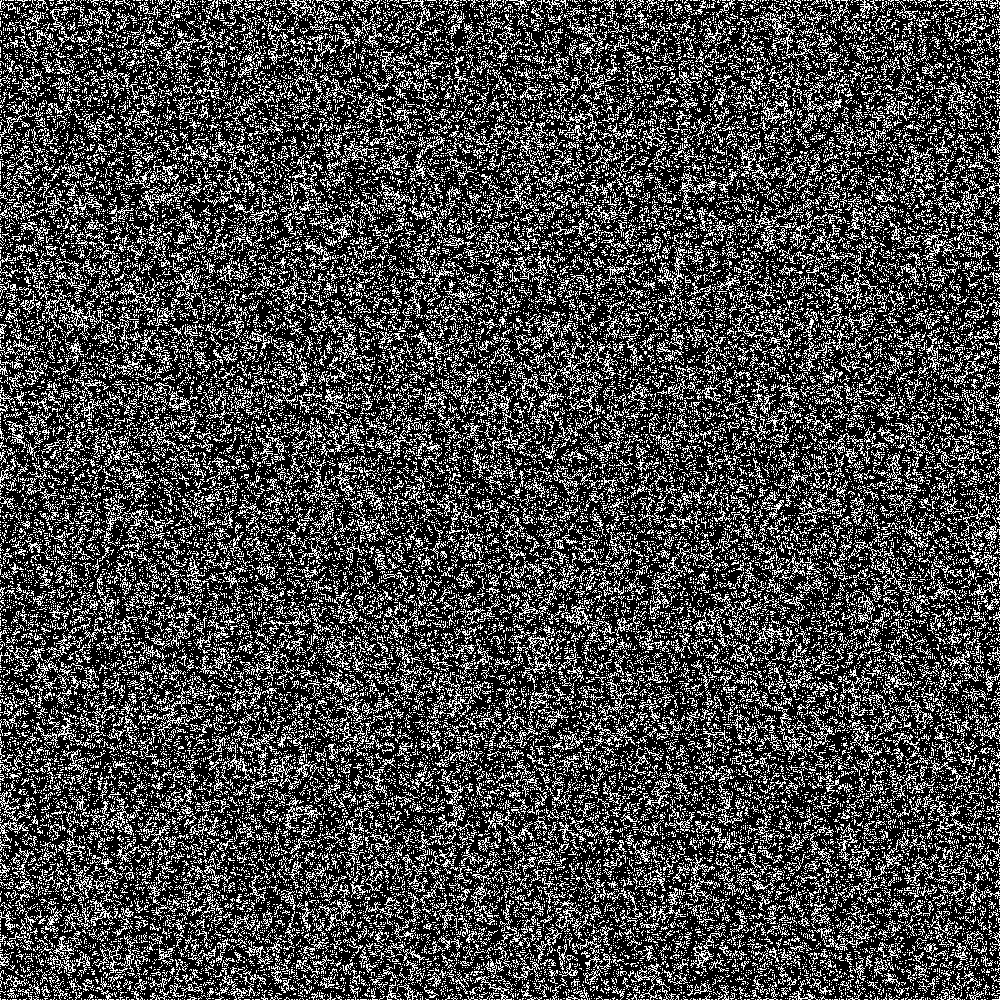
Frame 1 (no input)
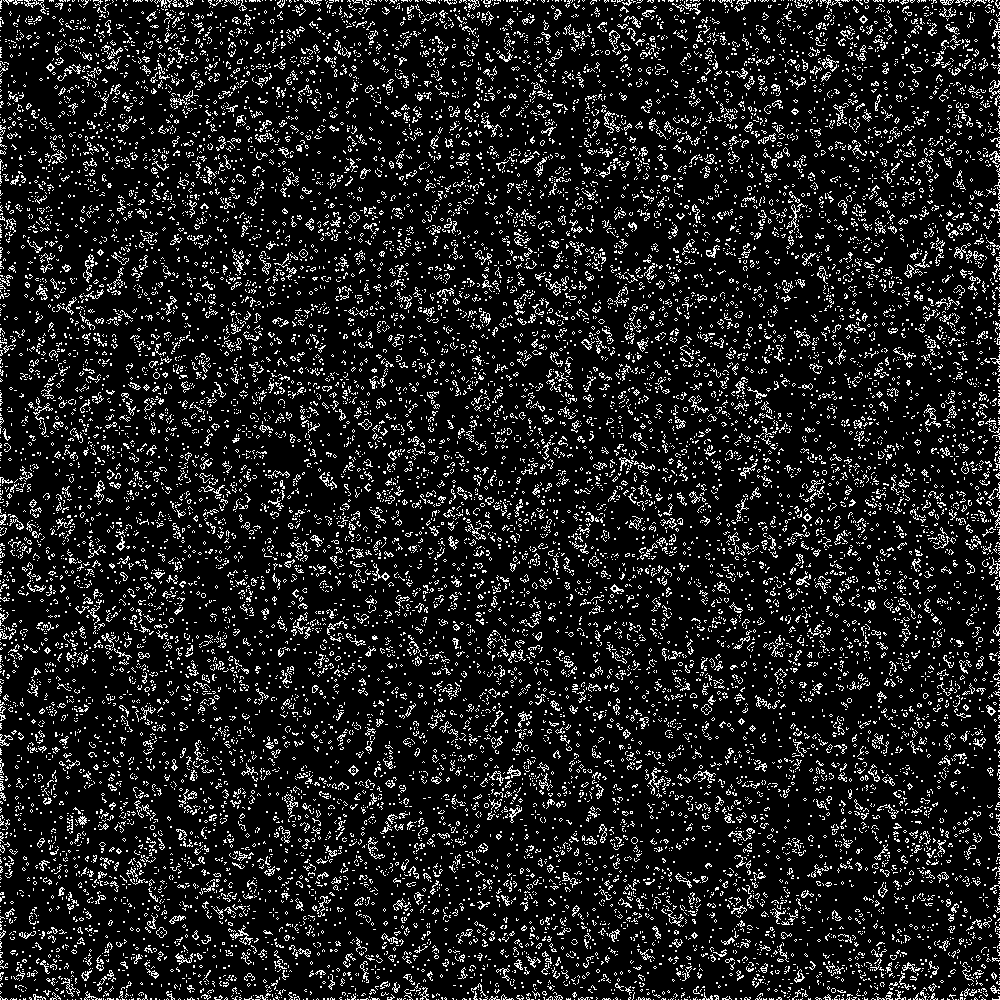
Frame 60 (the mouse pressed at the canvas centre just before this capture)
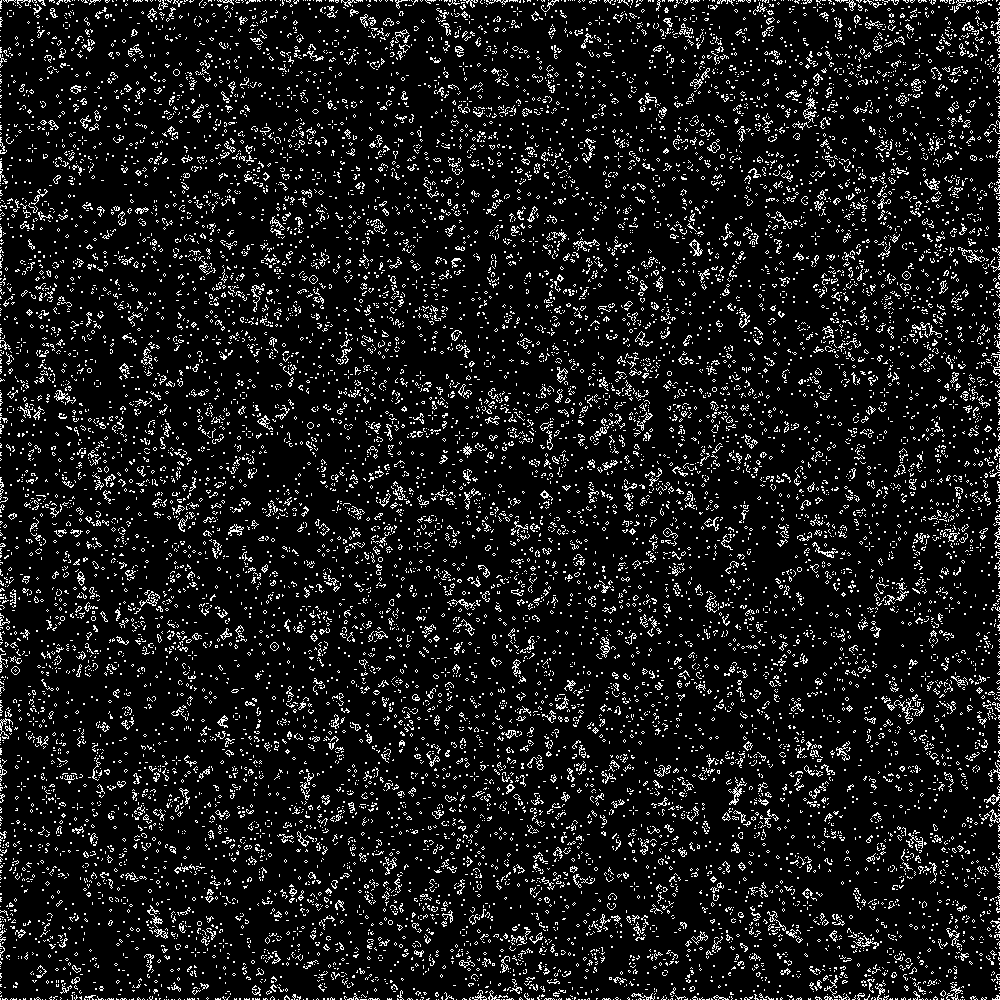
Frame 120 (the mouse held since frame 60 and released just before this capture)

The Processing sketch that drew these frames (run headless with seeded random() and noise(); from frame 60 on, the mouse is pressed at the canvas centre):

// Processing sketch: game_of_life
// ── game_of_life.pde
PImage buffer;

void setup() {
  size(1000, 1000);
  loadPixels(); 
  
  buffer = createImage(1000, 1000, RGB);
  buffer.loadPixels();
  for (int i = 0; i < buffer.pixels.length; i++) {
    if (random(0,1) > 0.5) {
      buffer.pixels[i] = color(0, 0, 0);
      pixels[i] = color(0, 0, 0);
    } else {
      buffer.pixels[i] = color(255, 255, 255);
      pixels[i] = color(255, 255, 255);
    } 
  }
  buffer.updatePixels();
  updatePixels();
}

void draw() {
  loadPixels(); 
  buffer.loadPixels();
  
  //corners
  //left edge
  //right edge
  //top edge
  //bottom edge
  
  for (int y = 1; y < height-1; y++) {
    for (int x = 1; x < width-1; x++) {
      int loc = x + y*width;
      
      float r = red(pixels[loc])/255;
      float n =   (red(pixels[loc-1]) +
                  red(pixels[loc+1]) +
                  red(pixels[loc-width]) +
                  red(pixels[loc+width]) +
                  red(pixels[loc-width-1]) +
                  red(pixels[loc+width-1]) +
                  red(pixels[loc-width+1]) +
                  red(pixels[loc+width+1]))/255;
                  
      float newValue = 0;
      if (r > 0) {
        if ((n > 1) && (n < 4)) {
          newValue = 255;
        }
      }else {
        if (n == 3) {
          newValue = 255;
        }        
      }
      //newValue = r;
      
      buffer.pixels[loc] = color(newValue,newValue,newValue);        
    }
  }
  
  
  
  for (int y = 0; y < height; y++) {
    for (int x = 0; x < width; x++) {
      int loc = x + y*width;
      
      // The functions red(), green(), and blue() pull out the 3 color components from a pixel.
      float r = red(buffer.pixels[loc]);
      float g = green(buffer.pixels[loc]);
      float b = blue(buffer.pixels[loc]);
 
      // Set the display pixel to the image pixel
      pixels[loc] =  color(r,g,b);          
    }
  }
  
  buffer.updatePixels();
  updatePixels();
}
